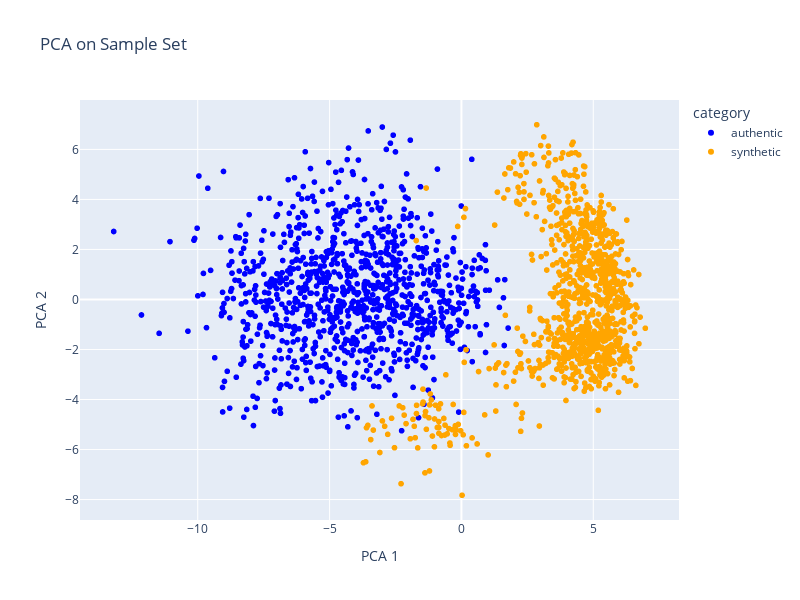

Notebook source saved alongside this figure:
### Code cell
features = sample_df[['mean_sen_len',
       'male_pronouns', 'female_pronouns', 'TTR', 'lex_density',
       'VADER_sentiment', 'concreteness', 'said', 'mr', 'little', 'time',
       'like', 'know', 'man', 'old', 'hand', 'come', 'miss', 'day',
       'good', 'eye', 'thought', 'way', 'think', 'face', 'sir', 'great',
       'came', 'thing', 'long', 'heart', 'away', 'young', 'went', 'look',
       'word', 'lady', 'life', 'dear', 'head', 'room', 'house', 'looked',
       'night', 'mind', 'shall', 'friend', 'tell', 'place', 'woman',
       'child', 'took', 'door', 'let', 'found', 'mother', 'home', 'got',
       'gentleman', 'father', 'saw', 'better', 'love', 'don', 'going',
       'knew', 'boy', 'people', 'right', 'hope', 'moment', 'year',
       'world', 'voice', 'left', 'poor', 'looking', 'asked', 'girl',
       'felt', 'sat', 'new', 'air', 'oh', 'round', 'want', 'having',
       'soon', 'heard', 'mean', 'stood', 'find', 'light', 'men', 'yes',
       'told', 'hour', 'street', 'seen', 'sure', 'morning', 'returned',
       'manner', 'cried', 'kind', 'replied', 'work', 'the', 'and', 'of',
       'to', 'a', 'i', 'in', 'that', 'was', 'it', 'he', 'her', 'his',
       'you', 'with', 'as', 'for', 'she', 'had', 'not', 'but', 'at', 'on',
       'be', 'is', 'my', 'him', 'have', 'me', 'so', 'all', 'by', 'this',
       'which', 'they', 'were', 'if', 'from', 'there', 'no', 'would',
       'when', "'s", 'one', 'or', 'an', 'do', 'what', 'we', 'been',
       'could', 'up', 'out', 'very', 'their', 'who', 'them', 'are', 'now',
       'more', 'will', 'your', 'into', 'upon', 'then', 'some', 'did',
       'any', 'about', 'than', 'can', 'down', "n't", 'much', 'such',
       'see', 'before', 'never', 'where', 'well', 'over', 'how', 'am',
       'only', 'should', 'made', 'say', 'its', 'has', 'own', 'here',
       'again', 'other', 'must', 'after', 'go', 'might', 'too', 'through',
       'himself']]

scaler = StandardScaler()
features_scaled = scaler.fit_transform(features)

# Step 2: Perform PCA
pca = PCA(n_components=2)
pca_result = pca.fit_transform(features_scaled)

# Step 3: Create a new dataframe with PCA results
pca_df = pd.DataFrame(pca_result, columns=['PCA1', 'PCA2'])

# Step 4: Ensure the category column is correctly copied from sample_df
pca_df['category'] = sample_df['category'].values  # Ensures correct mapping

pca_df['ID'] = sample_df['ID'].values

# Check if categories are correctly copied
print(pca_df['category'].value_counts())  # Should display counts for 'authentic' and 'synthetic'

# Step 5: Calculate the explained variance ratio
explained_variance_ratio = pca.explained_variance_ratio_
cumulative_explained_variance = explained_variance_ratio.sum()

print(f"Variance explained by PCA1: {explained_variance_ratio[0]:.2%}")
print(f"Variance explained by PCA2: {explained_variance_ratio[1]:.2%}")
print(f"Cumulative variance explained by the first two components: {cumulative_explained_variance:.2%}")

# Step 6: Visualize the PCA result
plt.figure()

colors = {'authentic': 'blue', 'synthetic': 'orange'}  # Define colors for the categories

# Create an interactive scatter plot with Plotly
fig = px.scatter(
    pca_df,
    x='PCA1',  # First principal component
    y='PCA2',  # Second principal component
    color='category',  # Color based on category
    color_discrete_map=colors,  # Assign specific colors
    hover_data=['ID'],  # Show 'ID' column when hovering
    labels={'PCA1': 'PCA 1', 'PCA2': 'PCA 2'},  # Axis labels
    title= 'PCA on Sample Set', width=800, height=600)

# Show the plot
fig.show()

### Figure 1 — Plotly figure (JSON) as saved in the notebook; plotly's stock layout.template omitted (floating-point values rounded to 4 significant figures; data arrays with more than 128 entries replaced by an {"elided": "..."} marker saying what was removed)
{"data": [{"customdata": {"elided": "1000x1 str values"}, "hovertemplate": "category=authentic<br>PCA 1=%{x}<br>PCA 2=%{y}<br>ID=%{customdata[0]}<extra></extra>", "legendgroup": "authentic", "marker": {"color": "blue", "symbol": "circle"}, "mode": "markers", "name": "authentic", "showlegend": true, "type": "scattergl", "x": {"elided": "1000 float values"}, "xaxis": "x", "y": {"elided": "1000 float values"}, "yaxis": "y"}, {"customdata": {"elided": "1000x1 str values"}, "hovertemplate": "category=synthetic<br>PCA 1=%{x}<br>PCA 2=%{y}<br>ID=%{customdata[0]}<extra></extra>", "legendgroup": "synthetic", "marker": {"color": "orange", "symbol": "circle"}, "mode": "markers", "name": "synthetic", "showlegend": true, "type": "scattergl", "x": {"elided": "1000 float values"}, "xaxis": "x", "y": {"elided": "1000 float values"}, "yaxis": "y"}], "layout": {"height": 600, "legend": {"title": {"text": "category"}, "tracegroupgap": 0}, "title": {"text": "PCA on Sample Set"}, "width": 800, "xaxis": {"anchor": "y", "autorange": true, "domain": [0, 1], "range": [-14.47, 8.253], "title": {"text": "PCA 1"}, "type": "linear"}, "yaxis": {"anchor": "x", "autorange": true, "domain": [0, 1], "range": [-8.818, 7.976], "title": {"text": "PCA 2"}, "type": "linear"}}}
